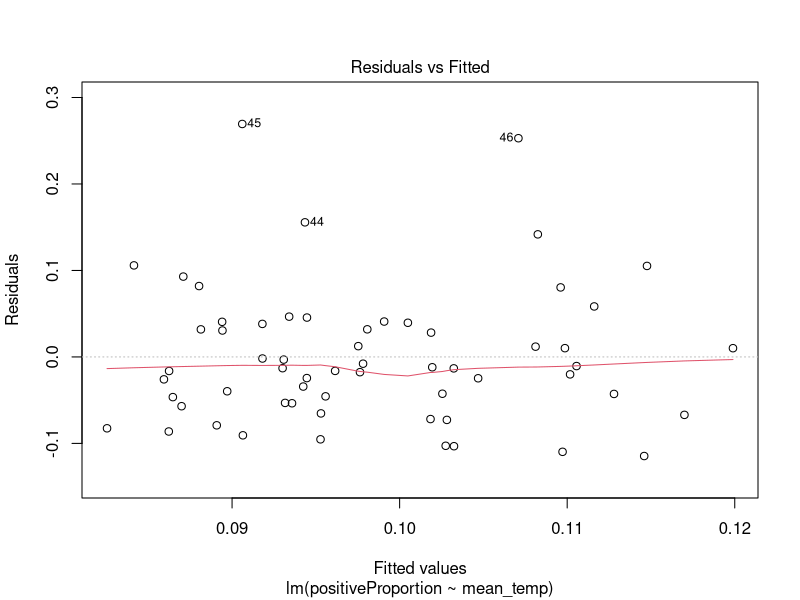
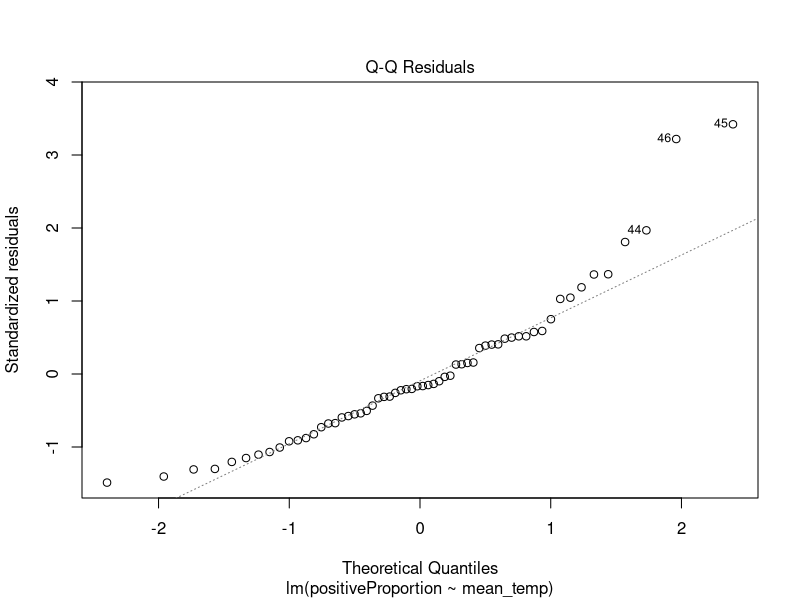
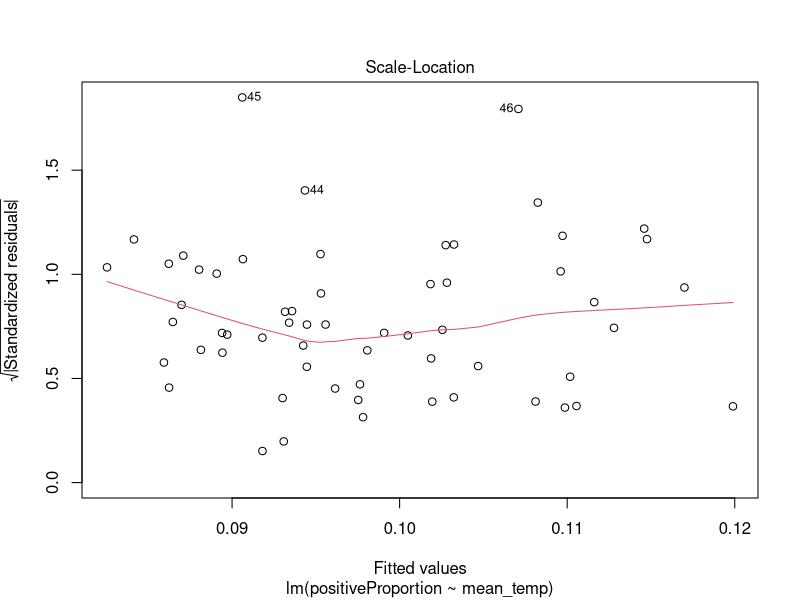
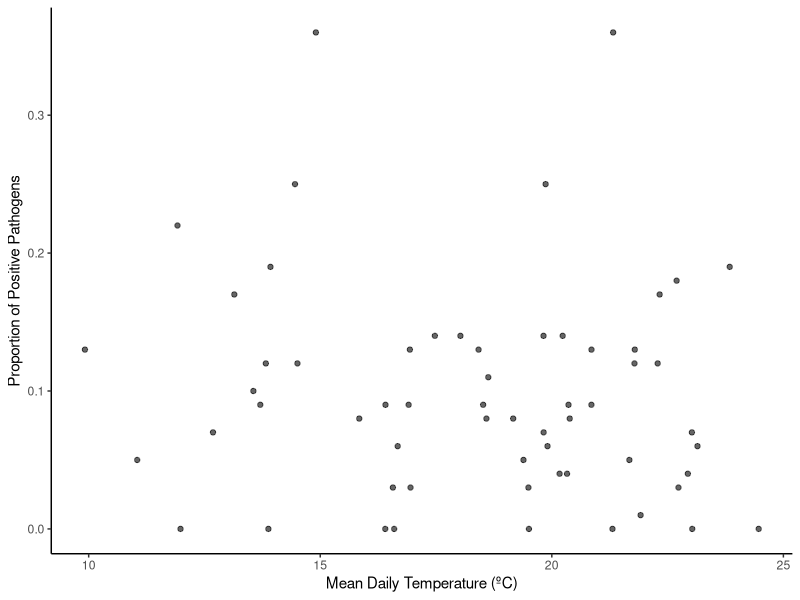
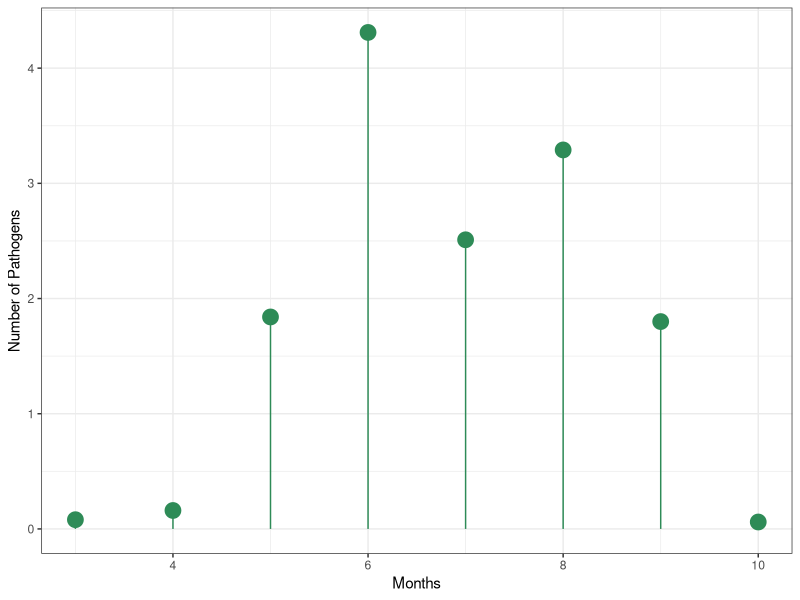
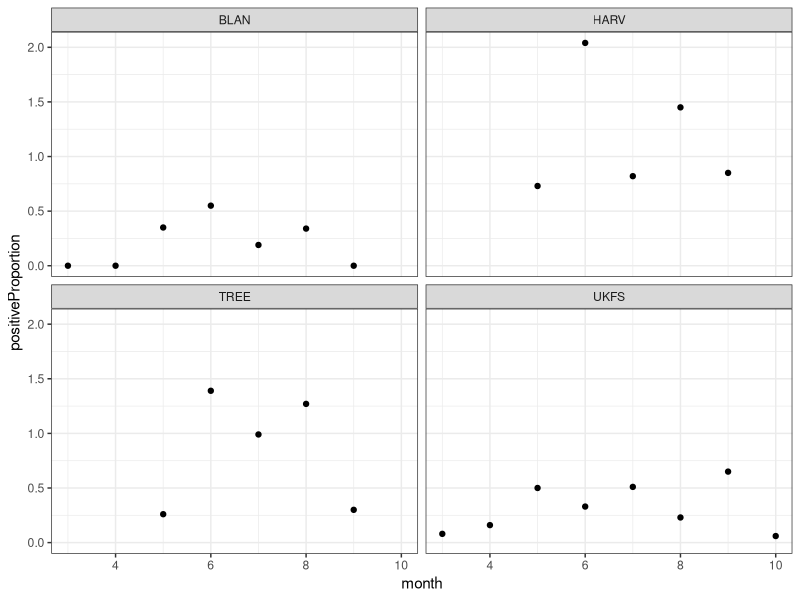

The R source for these figures, in order:
## ---- chunk 1

#install.packages("tidyverse")
#install.packages("here")

library(tidyverse)
library(here)

## ---- chunk 2

# Table with average temperature and pathogen counts for each day

pathogen_and_tick_data <- read_csv(here("data","processed","pathogen_vs_temp_data.csv"))

pathogen_and_tick_data <- pathogen_and_tick_data |> 
  filter(siteID %in% c("HARV", "SCBI", "SERC", "TREE", "UKFS", "BLAN"))

# Table with the total number of pathogens recorded each day

daily_pathogen_count <- read_csv(here("data", "processed", "daily_pathogen_count.csv"))

daily_pathogen_count <- daily_pathogen_count |>
  filter(siteID %in% c("HARV", "SCBI", "SERC", "TREE", "UKFS", "BLAN"))

## ---- chunk 3

ln_model <- lm(positiveProportion ~ mean_temp, data = pathogen_and_tick_data)

summary(ln_model)

## ---- chunk 4

# residuals vs. fitted plot
plot(ln_model, which = 1)

# QQ residuals plot
plot(ln_model, which = 2)

# Scale-location plot
plot(ln_model, which = 3)

# Shapiro test of linear model residuals
shapiro.test(residuals(ln_model))

## ---- chunk 5

# Create plot

lm_plot <- ggplot(pathogen_and_tick_data,
                  aes(x = mean_temp,
                      y = positiveProportion)) +
  geom_point(alpha = 0.6) + 
  theme_classic() +
  labs(
    x = "Mean Daily Temperature (ºC)",
    y = "Proportion of Positive Pathogens"
  )

# Show plot

lm_plot

## ---- chunk 6

monthly_pathogen_count <- daily_pathogen_count |>
  mutate(
    month = month(collectDate)
  ) |>
  group_by(month) |>
  summarise(
    positiveProportion = sum(positiveProportion)
  )

# Create graph showing distribution of pathogen counts over the months

ggplot(
  data = monthly_pathogen_count,
  aes(
    x = month, 
    y = positiveProportion
    ) 
  ) +
  geom_segment(
    aes(
      x = month,
      xend = month,
      y = 0,
      yend = positiveProportion
    ),
    color = "seagreen"
  ) +
  geom_point(
    color = "seagreen",
    size = 5
  ) +
  labs(
    x = "Months",
    y = "Number of Pathogens"
  ) +
  theme_bw()

## ---- chunk 7

# Decide on sites to use

monthly_proportion_filter <- daily_pathogen_count |>
  mutate(month = month(collectDate)) |>
  group_by(siteID, month) |>
  summarise(positiveProportion = sum(positiveProportion)) |>
  filter(positiveProportion >= 0.5)

# Visualize site proportions

monthly_pathogen_site <- daily_pathogen_count |>
  mutate(
    month = month(collectDate)
  ) |>
  group_by(siteID, month) |>
  filter(siteID %in% c("HARV", "SCBI", "SERC", "TREE", "UKFS", "BLAN")) |>
  summarise(
    positiveProportion = sum(positiveProportion)
  )

# Graph proportion by siteID

ggplot(
  data = monthly_pathogen_site,
  aes(
    x = month, 
    y = positiveProportion) 
  ) +
  geom_point() +
  facet_wrap(~siteID) +
theme_bw()
